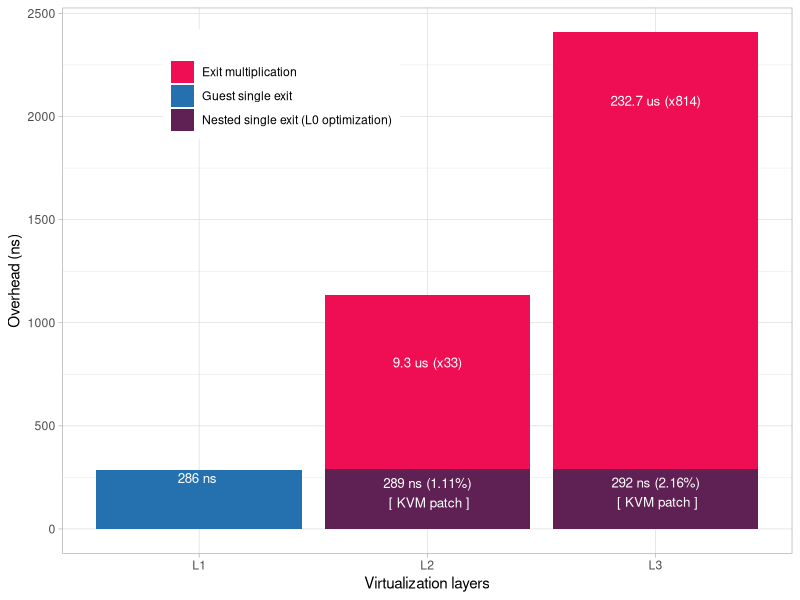
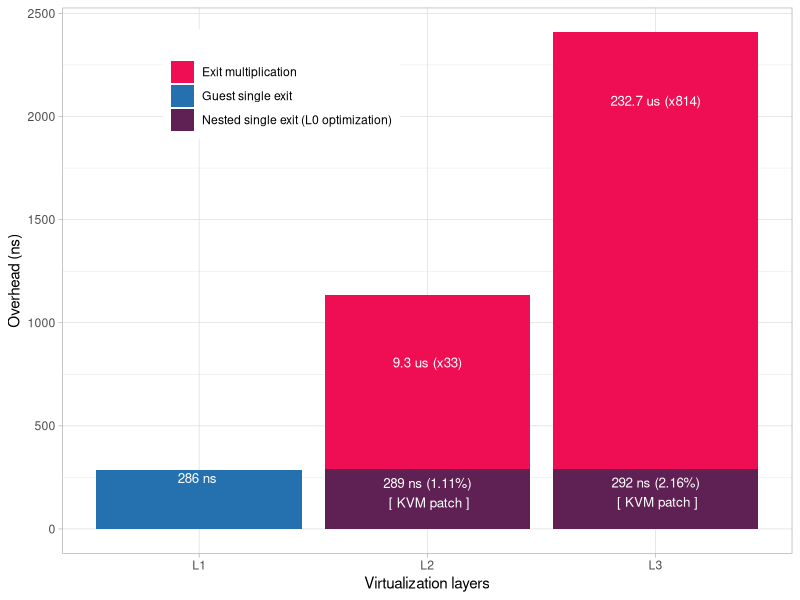

Source code (R) for these figures, in order:
#!/usr/bin/env Rscript
library(ggplot2)
library(ggrepel)
library(plyr)
# write.csv(data1, file="./hypercall/data/hypercall-host-disabled.csv", row.names = FALSE)

data1 <- read.table("./hypercall/data/hypercall-benchmark-l1.csv", header=T, sep=",")
data2 <- read.table("./hypercall/data/hypercall-benchmark-l2.csv", header=T, sep=",")
data3 <- read.table("./hypercall/data/hypercall-benchmark-l3.csv", header=T, sep=",")

data11 <- read.table("./hypercall/data/hypercall-benchmark-l1.csv", header=T, sep=",")
data22 <- read.table("./hypercall/data/hypercall-nested-patch-l2.csv", header=T, sep=",")
data33 <- read.table("./hypercall/data/hypercall-nested-patch-l3.csv", header=T, sep=",")

baseline <- median(data1$elapsed_time)


data1$layer <- 'L1'
data2$layer <- 'L2'
data3$layer <- 'L3'
data11$layer <- 'L1'
data22$layer <- 'L2'
data33$layer <- 'L3'

multiple = "Exit multiplication"
single = "Guest single exit"
optimization = "Nested single exit (L0 optimization)"
data2$mode <- multiple
data3$mode <- multiple
data1$mode <- single
data11$mode <- optimization
data22$mode <- optimization
data33$mode <- optimization

# colors <- c( "#af2054", "#5f2054", "#ff0d54")
# colors <- c("#5f2054", "#0f2054",  "#ff8d54")
colors <- c( "#ef0d54", "#2571b0", "#5f2054")
# colors <- c(multiple = "gray10", single = "#cf1f54", optimization="dodgerblue2")
  
data <- rbind(data1, data2, data3, data22, data33)

data <- ddply(data, .(layer,mode),
              transform,
              median = round(median(elapsed_time))
)

unique_data <- unique(data[c("layer", "mode", "median")])
unique_data$ratio <- ''
unique_data$overhead <- round((unique_data$median/baseline -1)*100, 2)
unique_data$time_label <- ''


for(i in 1:nrow(unique_data)) {
  row <- unique_data[i,]
  unique_data[i,]$time_label <- paste(row$median,'ns')
  if(row$layer == 'L1')
    next
  
  if(row$mode == multiple){
    unique_data[i,]$time_label <- paste(round(row$median/1000,1),'us')
    unique_data[i,]$ratio <- paste('(x',round(row$median/baseline),')',sep='')
    if(row$layer == 'L3')
      unique_data[i,]$median <- row$median/110
    else
      unique_data[i,]$median <- row$median/11
    
  }else{
    unique_data[i,]$ratio <- paste('(',round(row$overhead,2),'%)\n [ KVM patch ]',sep='')
  }
}

p <- ggplot(unique_data, aes(x=reorder(layer, median), y=median)) +
  geom_bar(aes(fill=mode), position="stack", stat="identity") +
  geom_text(aes(label=paste(time_label, ratio, sep=' ' )),
            colour='white',  size = 3.4,
            position=position_dodge(width=0.1), vjust=1.3) +
  # coord_flip() +
  scale_fill_manual(values = colors) +
  # geom_hline(yintercept = c(baseline), linetype="dotted") +
  labs(x ="Virtualization layers", y ="Overhead (ns)", fill = "") +
  
  theme_light()+
  theme(
    # legend.position="none",
    legend.position=c(.3,.86)
    # axis.text.y = element_text(size=12),
    # axis.text.x = element_text(size=12)
    # axis.text.y = element_blank()
  )

pdf(file="./plots/hypercall-nested-overhead.pdf", width=5.16, height=4.6)
plot(p)

dev.off()
plot(p)
